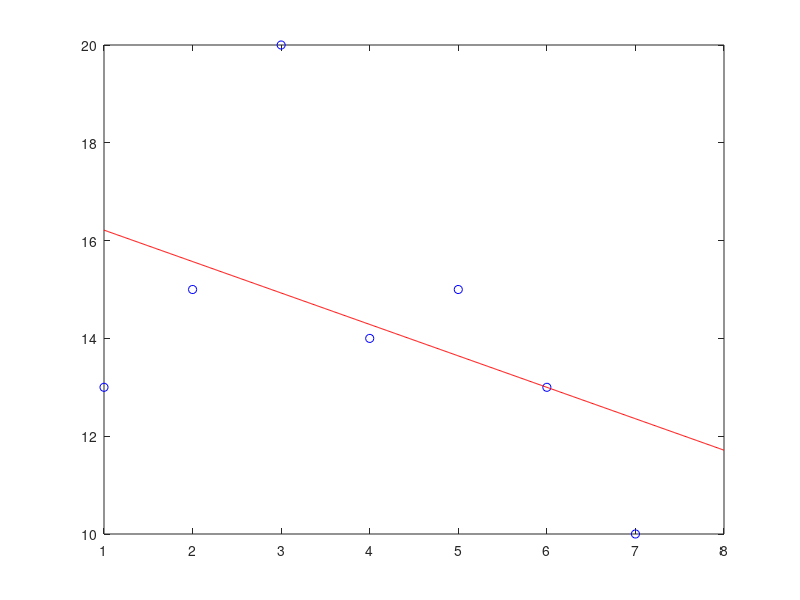

Source code (MATLAB):
x = 1:7;
f = [13, 15, 20, 14, 15, 13, 10];

A = [sum(x.^2), sum(x); sum(x), length(x)]
B = [sum(x.*f);sum(f)];
% X = B*inv(A);
X = linsolve(A,B);

fprintf('phi(x)=%f x + %f\n',X);

v = polyval(X,8) % v = X(1)*8+X(2)

p = polyfit(x,f,1);

fprintf('phi(x)=%f x + %f\n',p);
v2 = polyval(p,8)

E_min = sum((f- polyval(p,x)).^2)

plot(x,f,'bo');
hold on
xp = 1:0.01:8;
plot(xp, polyval(p,xp),'r-');